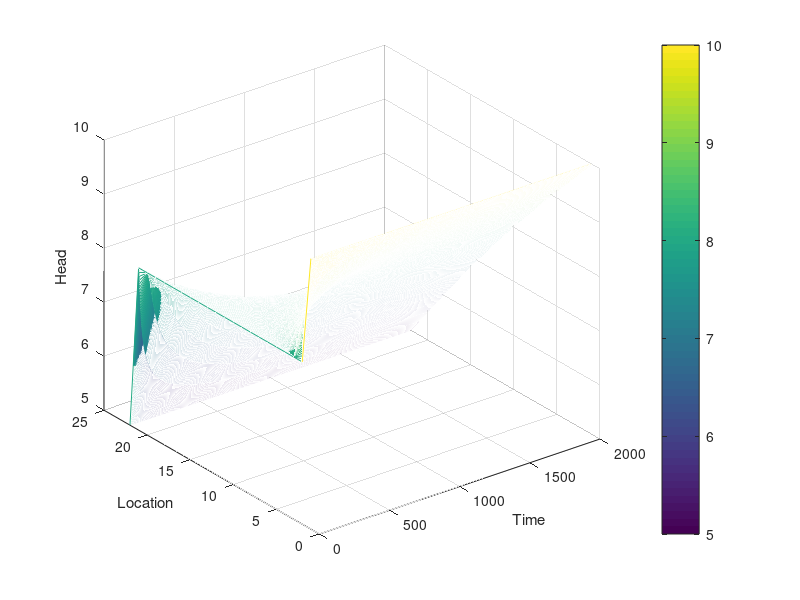

The MATLAB source for this figure:
%% This is a 1D Fully Explicit Transient Ground Water Model.
%Author: Adit Ghosh
%Hydrogeology
%Spring 2020, CSUN
%%
clear all;
clf;
close all;
%%
%Defining variables
S = 1*10^(-4);
T = 7*10^(-3);
dt = 0.01;
dx = 5;
Lx = 100;
tend = 20;
n = Lx/dx;
m = tend/dt;

%h matrix in space and time
h = zeros(n+2,m);

%Temporal and spatial initial condition
h(:,1) = ones(n+2,1)*8;
h(1,:) = 10;
h(n+2,:) = 5;

%
j = 2;

%Temporal and spatial loop
while j <= m 
    for i=2:n+1
        h(i, j) = (T*(dt)/(S*(dx^2))) * (h(i+1,j-1)-2*h(i,j-1)+h(i-1,j-1)) + h(i,j-1);
    end
    j = j + 1;   
end


mesh(h);
xlabel('Time')
ylabel('Location')
zlabel('Head')
colorbar;

%EOF
